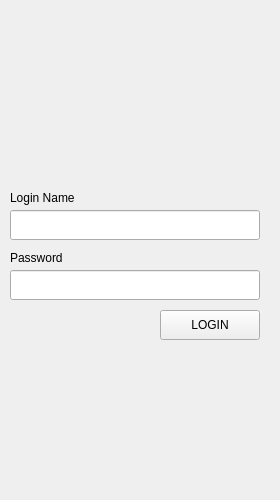
<?xml version="1.0" encoding="UTF-8"?>
<ui version="4.0">
 <class>MainWindow</class>
 <widget class="QMainWindow" name="MainWindow">
  <property name="geometry">
   <rect>
    <x>0</x>
    <y>0</y>
    <width>280</width>
    <height>500</height>
   </rect>
  </property>
  <property name="windowTitle">
   <string>MainWindow</string>
  </property>
  <widget class="QWidget" name="centralWidget">
   <widget class="QLineEdit" name="leName">
    <property name="enabled">
     <bool>true</bool>
    </property>
    <property name="geometry">
     <rect>
      <x>10</x>
      <y>210</y>
      <width>250</width>
      <height>30</height>
     </rect>
    </property>
   </widget>
   <widget class="QLineEdit" name="lePassword">
    <property name="enabled">
     <bool>true</bool>
    </property>
    <property name="geometry">
     <rect>
      <x>10</x>
      <y>270</y>
      <width>250</width>
      <height>30</height>
     </rect>
    </property>
   </widget>
   <widget class="QLabel" name="lblName">
    <property name="geometry">
     <rect>
      <x>10</x>
      <y>190</y>
      <width>91</width>
      <height>16</height>
     </rect>
    </property>
    <property name="text">
     <string>Login Name</string>
    </property>
   </widget>
   <widget class="QLabel" name="lblPassword">
    <property name="geometry">
     <rect>
      <x>10</x>
      <y>250</y>
      <width>91</width>
      <height>16</height>
     </rect>
    </property>
    <property name="text">
     <string>Password</string>
    </property>
   </widget>
   <widget class="QPushButton" name="btnLogin">
    <property name="geometry">
     <rect>
      <x>160</x>
      <y>310</y>
      <width>100</width>
      <height>30</height>
     </rect>
    </property>
    <property name="text">
     <string>LOGIN</string>
    </property>
   </widget>
  </widget>
 </widget>
 <resources/>
 <connections/>
</ui>
